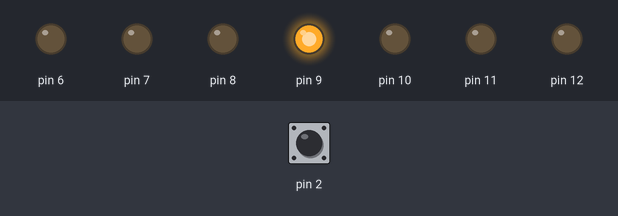
Simulated run of this sketch. Board: Arduino Uno, built with avr-gcc and run on an emulated ATmega328P. Shown: output pins drawn as LEDs (lit = HIGH). Dashed ring = blinking. Inputs (shaded band) come from the test bench; at power-on: pin 2 HIGH.

Above: at 1.2 s.
1.3 s: pin 2 driven LOW
At 2.5 s:
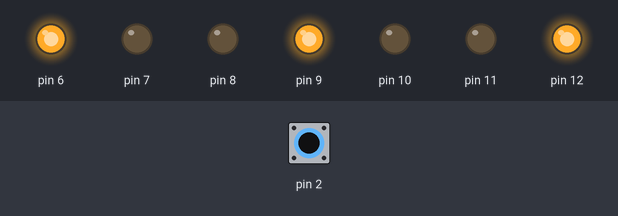
2.8 s: pin 2 driven HIGH
At 2.81 s:
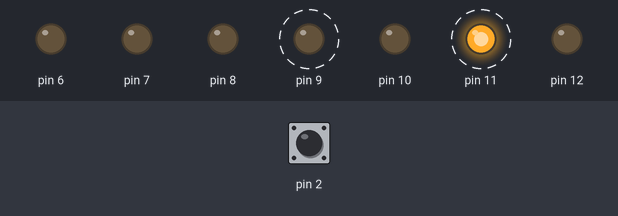
At 3.23 s:
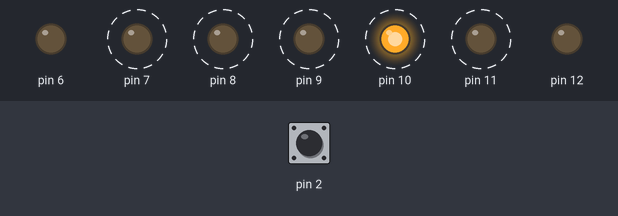
5.8 s: pin 2 pulsed LOW 2 times (0.12 s each, 0.3 s apart)
Timing chart, 0 to 14.8 s (numbered marks = the images above; inputs shaded):
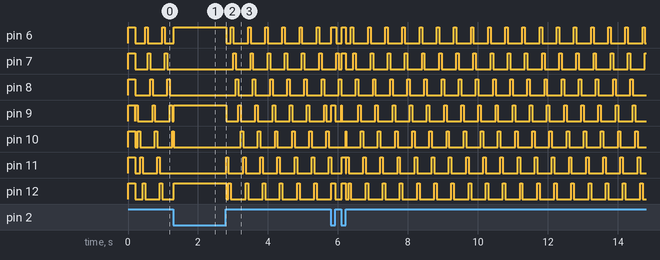

Measured:
- after the input at 1.3 s, pin 7, pin 8, pin 11: stops changing and stays LOW; pin 10: goes on until 1.3 s, then stays LOW
- after the input at 2.8 s, pin 6: HIGH → LOW at once, then repeats every 0.49 s: HIGH 0.07 s, LOW 0.42 s; pin 7: alternates HIGH for 0.07 s and LOW for 0.42 s, starting after 0.21 s
- by itself, pin 7: repeats every 0.43 s: LOW 0.36 s, HIGH 0.07 s
- by itself, pin 8: repeats every 0.49 s: LOW 0.42 s, HIGH 0.07 s

The sketch:

led_wuerfel.ino
```cpp
// Festlegen des ersten LED Pin
// dieser wird als Basis für Setup und den Zufallsgenerator genutzt
int ersteLED=6;

// Hier werden die Würfelbilder festgelegt
int wuerfelBild[6][7]={
  {0,0,0,1,0,0,0}, //1
  {0,1,0,0,0,1,0}, //2
  {1,0,0,1,0,0,1}, //3
  {1,1,0,0,0,1,1}, //4
  {1,1,0,1,0,1,1}, //5
  {1,1,1,0,1,1,1}  //6
};

void setup() {

  // Ausgehend von dem ersten LED Pin werden alle Pins als Output definiert
  for (int i=ersteLED;i<=ersteLED+6;++i)
    pinMode(i,OUTPUT);

   // Pin für den Schalter zur Steuerung des Zufallgenerators
    pinMode(2,INPUT);
}

// Funktion zum Anzeigen der Ergebnisse
void ShowNumber(int num)
{
  // Für die vom Zufallsgenerator übergebene Nummer wird das passende Pattern
  // ausgelesen und die passenden LEDs aktiviert
  for (int i=0;i<=6;++i)
    digitalWrite(i+ersteLED,wuerfelBild[num][i]?HIGH:LOW);
}

void loop(){
  int i,j;
  unsigned randomnumber;

  // Einschalten aller LEDs
  digitalWrite(6,HIGH);
  digitalWrite(7,HIGH);
  digitalWrite(8,HIGH);
  digitalWrite(9,HIGH);
  digitalWrite(10,HIGH);
  digitalWrite(11,HIGH);
  digitalWrite(12,HIGH);

  // Pause von 200 Millisekunden
  delay(200);

  // Anzeigen der gewürfelten Nummer
  do {
     // Generieren einer Zufallszahl (millis = Laufzeit)
    i=(millis()/200)%6;
    ShowNumber(i);
  } while (digitalRead(2)==LOW);

  // Beginn der While Schleife mit dem Blinkbild beim Würfeln
  while(1){
    randomnumber=0;
    do {
      ++randomnumber;
      i=(millis()/70)%7;
      for (j=0;j<=6;++j)
        digitalWrite(j+ersteLED,j==i?HIGH:LOW);
    } while (digitalRead(2)==HIGH);

    randomnumber=randomnumber%6;
    ShowNumber(randomnumber);
    while (digitalRead(2)==LOW) {};
  }

}
```
